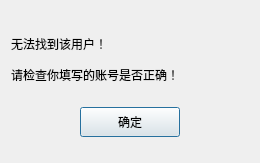
<?xml version="1.0" encoding="UTF-8"?>
<ui version="4.0">
 <class>FindFailDlg</class>
 <widget class="QDialog" name="FindFailDlg">
  <property name="geometry">
   <rect>
    <x>0</x>
    <y>0</y>
    <width>260</width>
    <height>163</height>
   </rect>
  </property>
  <property name="windowTitle">
   <string>Dialog</string>
  </property>
  <layout class="QVBoxLayout" name="verticalLayout">
   <item>
    <spacer name="verticalSpacer">
     <property name="orientation">
      <enum>Qt::Orientation::Vertical</enum>
     </property>
     <property name="sizeType">
      <enum>QSizePolicy::Policy::Fixed</enum>
     </property>
     <property name="sizeHint" stdset="0">
      <size>
       <width>20</width>
       <height>20</height>
      </size>
     </property>
    </spacer>
   </item>
   <item>
    <widget class="QLabel" name="fail_tip">
     <property name="minimumSize">
      <size>
       <width>0</width>
       <height>25</height>
      </size>
     </property>
     <property name="maximumSize">
      <size>
       <width>16777215</width>
       <height>25</height>
      </size>
     </property>
     <property name="text">
      <string>无法找到该用户！</string>
     </property>
    </widget>
   </item>
   <item>
    <widget class="QLabel" name="fail_tip2">
     <property name="minimumSize">
      <size>
       <width>0</width>
       <height>25</height>
      </size>
     </property>
     <property name="maximumSize">
      <size>
       <width>16777215</width>
       <height>25</height>
      </size>
     </property>
     <property name="text">
      <string>请检查你填写的账号是否正确！</string>
     </property>
    </widget>
   </item>
   <item>
    <widget class="QWidget" name="widget" native="true">
     <layout class="QHBoxLayout" name="horizontalLayout">
      <item>
       <widget class="ClickedBtn" name="fail_sure_btn">
        <property name="minimumSize">
         <size>
          <width>100</width>
          <height>30</height>
         </size>
        </property>
        <property name="maximumSize">
         <size>
          <width>100</width>
          <height>30</height>
         </size>
        </property>
        <property name="text">
         <string>确定</string>
        </property>
       </widget>
      </item>
     </layout>
    </widget>
   </item>
  </layout>
 </widget>
 <customwidgets>
  <customwidget>
   <class>ClickedBtn</class>
   <extends>QPushButton</extends>
   <header location="global">clickedbtn.h</header>
  </customwidget>
 </customwidgets>
 <resources/>
 <connections/>
</ui>
